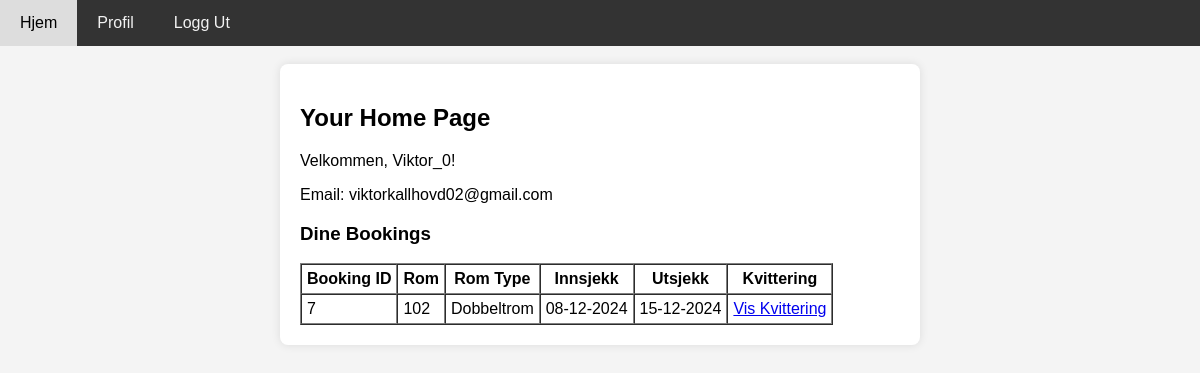
/profile.php (signed in), run on the app's committed database.
### tables this page shows
CREATE TABLE `users` (
  `user_id` int(11) NOT NULL,
  `username` varchar(255) NOT NULL,
  `password` varchar(255) NOT NULL,
  `email` varchar(255) NOT NULL,
  `role` tinyint(1) NOT NULL COMMENT 'boolean 0 = gjest, 1 = admin',
  `created_at` timestamp NULL DEFAULT current_timestamp(),
  `failed_attempts` int(11) DEFAULT 0,
  `lockout_until` datetime DEFAULT NULL,
  `last_failed_attempt` datetime DEFAULT NULL
);

CREATE TABLE `bookings` (
  `booking_id` int(11) NOT NULL,
  `user_id` int(11) NOT NULL,
  `room_id` int(11) NOT NULL,
  `check_in` date NOT NULL,
  `check_out` date NOT NULL,
  `adults` int(11) NOT NULL,
  `children` int(11) NOT NULL,
  `total_price` decimal(10,2) NOT NULL DEFAULT 0.00,
  `created_at` timestamp NOT NULL DEFAULT current_timestamp() ON UPDATE current_timestamp()
);

CREATE TABLE `rooms` (
  `room_id` int(11) NOT NULL,
  `room_number` varchar(10) NOT NULL,
  `room_type_id` int(11) NOT NULL,
  `is_available` tinyint(1) NOT NULL
);

CREATE TABLE `room_types` (
  `room_type_id` int(11) NOT NULL,
  `type_name` varchar(255) NOT NULL,
  `description` text NOT NULL,
  `max_adults` int(11) NOT NULL,
  `max_children` int(11) NOT NULL,
  `price` int(11) NOT NULL
);

### Components/functions/user_functions.php (called while the page is built, shortened)
<?php
class User {
    protected $user_id;
    protected $username;
    protected $email;
    protected $conn;
    public function __construct($user_id, $conn) {
        $this->user_id = $user_id;
        $this->conn = $conn;
        $this->loadUserData();
    }
    protected function loadUserData() {
        $sql = "SELECT user_id, username, email, role, created_at FROM users WHERE user_id = ?";
        $stmt = $this->conn->prepare($sql);
        $stmt->bind_param("i", $this->user_id);
        $stmt->execute();
        $result = $stmt->get_result()->fetch_assoc();
        if ($result) {
            $this->username = $result['username'];
            $this->email = $result['email'];
        }
    }
    public function getUserBookings() {
        $sql = "
            SELECT
                b.booking_id,
                b.check_in,
                b.check_out,
                r.room_number,
                rt.type_name AS room_type,
                r.is_available
            FROM bookings b
            JOIN rooms r ON b.room_id = r.room_id
            JOIN room_types rt ON r.room_type_id = rt.room_type_id
            WHERE b.user_id = ?
        ";
        $stmt = $this->conn->prepare($sql);
        $stmt->bind_param("i", $this->user_id);
        $stmt->execute();
        $result = $stmt->get_result();
        return $result->fetch_all(MYSQLI_ASSOC);
    }
    public function getUsername() {
        return $this->username;
    }
    public function getEmail() {
        return $this->email;
    }
}
?>

### public/profiles/guest_profile.php (the view, shortened to what this page needs)
<?php
$bookings = $userProfile->getUserBookings();
?>
<div>
    <div>
        <h2>Your Home Page</h2>
        <p>Velkommen, <?php echo htmlspecialchars($userProfile->getUsername()); ?>!</p>
        <p>Email: <?php echo htmlspecialchars($userProfile->getEmail()); ?></p>
    </div>
    <h3>Dine Bookings</h3>
    <?php if (!empty($bookings)): ?>
        <table border="1" cellpadding="5" cellspacing="0">
            <thead>
                <tr>
                    <th>Booking ID</th>
                    <th>Rom</th>
                    <th>Rom Type</th>
                    <th>Innsjekk</th>
                    <th>Utsjekk</th>
                    <th>Kvittering</th>
                </tr>
            </thead>
            <tbody>
                <?php foreach ($bookings as $booking): ?>
                    <tr>
                        <td><?php echo htmlspecialchars($booking['booking_id']); ?></td>
                        <td><?php echo htmlspecialchars($booking['room_number']); ?></td>
                        <td><?php echo htmlspecialchars($booking['room_type']); ?></td>
                        <td><?php
                            $check_in_date = new DateTime($booking['check_in']);
                            echo $check_in_date->format('d-m-Y');
                        ?></td>
                        <td><?php
                            $check_out_date = new DateTime($booking['check_out']);
                            echo $check_out_date->format('d-m-Y');
                        ?></td>
                        <td><a href="receipt.php?booking_id=<?php echo $booking['booking_id']; ?>">Vis Kvittering</a></td>
                    </tr>
                <?php endforeach; ?>
            </tbody>
        </table>
    <?php else: ?>
        <p>Du har ingen bookings for øyeblikket. Gå til forsiden for å se hvilke rom som er ledige.</p>
    <?php endif; ?>
</div>

### css/navbar.css (style rules this page uses)
body { font-family: Arial, sans-serif; background-color: #f4f4f4; margin: 0; padding: 0; }

### data on the page
users: username "Viktor_0", email "viktorkallhovd02@gmail.com"
bookings: booking_id "7", room.room_number "102", room_types.type_name "Dobbeltrom", check_in "08-12-2024", check_out "15-12-2024"
